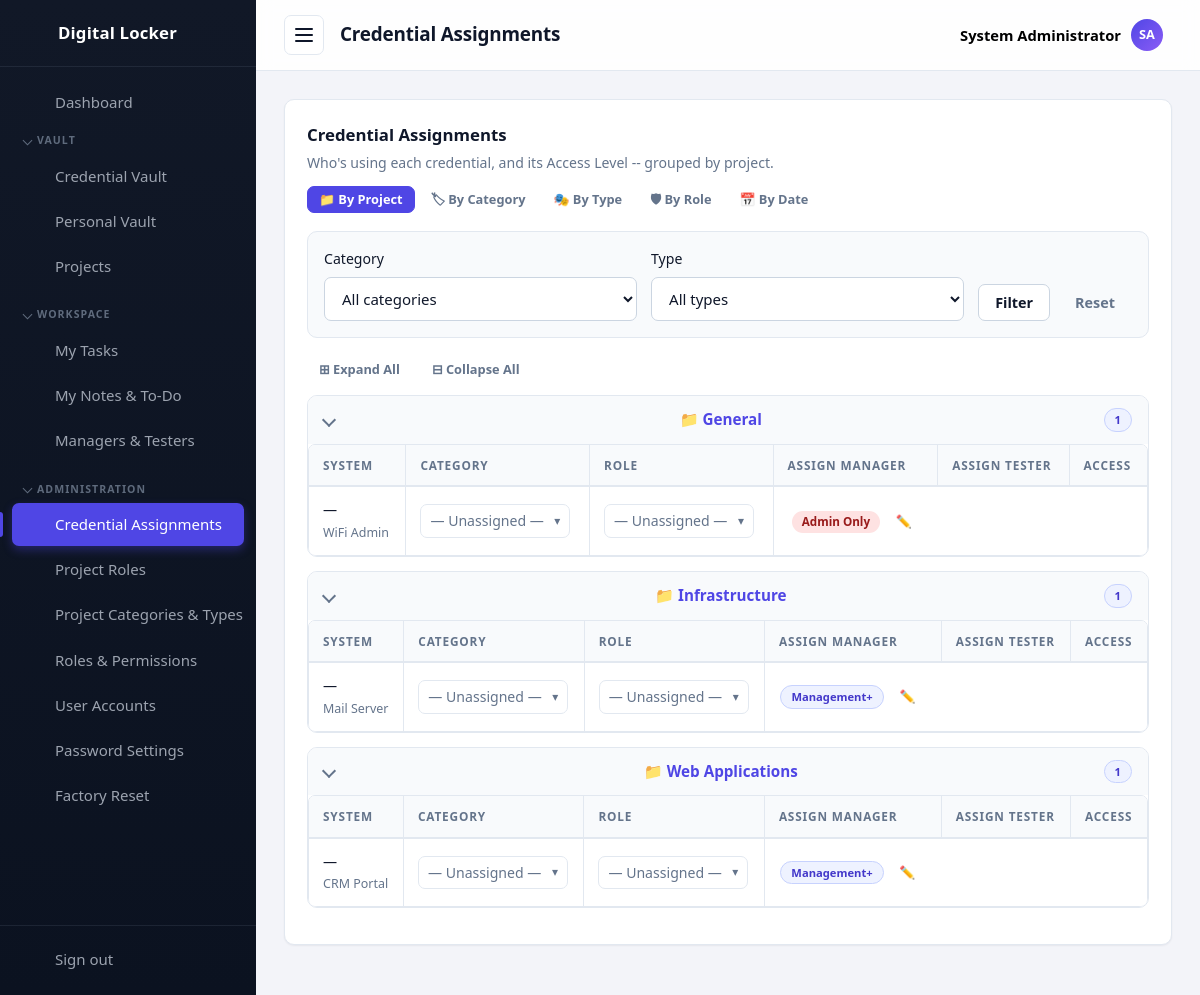
The app's page /passwords/assignments.php (signed in) with its own data.
### tables this page shows
CREATE TABLE settings (
  id          INT UNSIGNED AUTO_INCREMENT PRIMARY KEY,
  setting_key VARCHAR(60) NOT NULL UNIQUE,
  setting_value TEXT NULL
);

CREATE TABLE users (
  id            INT UNSIGNED AUTO_INCREMENT PRIMARY KEY,
  username      VARCHAR(50)  NOT NULL UNIQUE,
  email         VARCHAR(120) NOT NULL UNIQUE,
  full_name     VARCHAR(120) NOT NULL DEFAULT '',
  password_hash VARCHAR(255) NOT NULL,
  is_active     TINYINT(1)   NOT NULL DEFAULT 1,
  last_login    DATETIME     NULL,
  created_at    TIMESTAMP DEFAULT CURRENT_TIMESTAMP
);

CREATE TABLE passwords (
  id            INT UNSIGNED AUTO_INCREMENT PRIMARY KEY,
  title         VARCHAR(150) NOT NULL,
  category      VARCHAR(60)  NOT NULL DEFAULT '',
  username      VARCHAR(120) NOT NULL DEFAULT '',
  email         VARCHAR(120) NOT NULL DEFAULT '',
  phone         VARCHAR(40)  NOT NULL DEFAULT '',
  encrypted     TEXT         NOT NULL,
  url           VARCHAR(255) NOT NULL DEFAULT '',
  notes         TEXT,
  extra_info    TEXT,
  project_id    INT UNSIGNED NULL,
  assigned_to   INT UNSIGNED NULL,
  created_by    INT UNSIGNED NULL,
  created_at    TIMESTAMP DEFAULT CURRENT_TIMESTAMP,
  updated_at    TIMESTAMP DEFAULT CURRENT_TIMESTAMP ON UPDATE CURRENT_TIMESTAMP,
  CONSTRAINT fk_p_project  FOREIGN KEY (project_id)  REFERENCES projects(id) ON DELETE SET NULL,
  CONSTRAINT fk_p_assigned FOREIGN KEY (assigned_to) REFERENCES users(id)    ON DELETE SET NULL,
  CONSTRAINT fk_p_creator  FOREIGN KEY (created_by)  REFERENCES users(id)    ON DELETE SET NULL
);

CREATE TABLE projects (
  id          INT UNSIGNED AUTO_INCREMENT PRIMARY KEY,
  name        VARCHAR(100) NOT NULL UNIQUE,
  client      VARCHAR(80)  NOT NULL DEFAULT '',
  category    VARCHAR(60)  NOT NULL DEFAULT '',
  type        VARCHAR(60)  NOT NULL DEFAULT '',
  role        VARCHAR(80)  NOT NULL DEFAULT '',
  description VARCHAR(255) NOT NULL DEFAULT '',
  created_at  TIMESTAMP DEFAULT CURRENT_TIMESTAMP
);

### passwords/assignments.php (the view, shortened to what the rows shown need)
<?php
require_once __DIR__ . '/../includes/init.php';
$isAdmin = isAdministrator();
$pageTitle = 'Credential Assignments';
$managerUsers = [];
$testerUsers = [];
foreach (usersGroupedByRole() as $ug) {
    if ($ug['label'] === 'Managers') {
        $managerUsers = $ug['users'];
    } elseif ($ug['label'] === 'Testers') {
        $testerUsers = $ug['users'];
    }
}
$returnTo = BASE_URL . '/passwords/assignments.php';
$groupBy = in_array($_GET['group'] ?? '', ['category', 'type', 'role', 'date'], true) ? $_GET['group'] : 'project';
$filterCategory = trim($_GET['category'] ?? '');
$filterType     = trim($_GET['type'] ?? '');
$sql = 'SELECT p.id, p.title, p.category, p.project_id, p.created_at, pr.name AS project_name,
               GROUP_CONCAT(DISTINCT r.id, ":", r.name ORDER BY r.name SEPARATOR "||") AS role_pairs
          FROM passwords p
          LEFT JOIN projects pr ON pr.id = p.project_id
          LEFT JOIN password_roles pr2 ON pr2.password_id = p.id
          LEFT JOIN roles r ON r.id = pr2.role_id
         WHERE 1=1';
$params = [];
$sql .= ' GROUP BY p.id ORDER BY p.title ASC';
$stmt = $db->prepare($sql);
$stmt->execute($params);
$rows = $stmt->fetchAll();
$assigneesByPassword = [];
function assignmentGroupKeysFor(array $row, string $groupBy): array
{
    switch ($groupBy) {
        default:
            return [[$row['project_id'] ?: 0, $row['project_name'] ?: 'No project', '📁']];
    }
}
$groups = [];
foreach ($rows as $row) {
    foreach (assignmentGroupKeysFor($row, $groupBy) as [$key, $label, $icon]) {
        if (!isset($groups[$key])) {
            $groups[$key] = [
                'label'      => $label,
                'icon'       => $icon,
                'project_id' => $groupBy === 'project' ? $row['project_id'] : null,
                'rows'       => [],
            ];
        }
        $groups[$key]['rows'][] = $row;
    }
}
function renderAssigneeCell(int $passwordId, string $kind, array $candidates, array $current, bool $editable, string $returnTo): string
{
    $names = $current
        ? implode(', ', array_map(static fn ($c) => e($c['name']), $current))
        : '<span class="muted">— Unassigned —</span>';
    $currentIds = array_column($current, 'id');
    $html = '<details class="assignee-picker">'
          . '<summary class="assignee-picker__summary">' . $names . ' <span class="assignee-picker__caret">▾</span></summary>'
          . '<form method="post" action="update_assigned.php" class="assignee-picker__panel">'
          . csrf_field()
          . '<input type="hidden" name="id" value="' . $passwordId . '">'
          . '<input type="hidden" name="kind" value="' . e($kind) . '">'
          . '<input type="hidden" name="return_to" value="' . e($returnTo) . '">';
    foreach ($candidates as $u) {
        $uid = (int) $u['id'];
        $checked = in_array($uid, $currentIds, true) ? ' checked' : '';
        $html .= '<label class="assignee-picker__option"><input type="checkbox" name="user_ids[]" value="' . $uid . '"' . $checked . '> '
               . e($u['full_name'] ?: $u['username']) . '</label>';
    }
    $html .= '<button type="submit" class="btn btn--small">Save</button></form></details>';
    return $html;
}
require __DIR__ . '/../includes/header.php';
?>
<div class="card">
    <div class="card__header card__header--stack">
        <div>
            <h2 class="card__title">Credential Assignments</h2>
        </div>
    </div>
    <?php if (!$rows): ?>
        <p class="muted"><?= ($filterCategory !== '' || $filterType !== '') ? 'No credentials match your filters.' : 'No credentials yet.' ?></p>
    <?php else: ?>
        <?php foreach ($groups as $group): ?>
            <details class="vault-group" open>
                <summary class="vault-group__summary">
                    <span><?= e($group['icon']) ?> <?= $group['project_id'] ? '<a href="' . BASE_URL . '/projects/view.php?id=' . (int) $group['project_id'] . '">' . e($group['label']) . '</a>' : e($group['label']) ?></span>
                    <span class="badge badge--role"><?= count($group['rows']) ?></span>
                </summary>
                <div class="table-wrap">
                <table class="table">
                    <thead>
                        <tr>
                            <th>System</th>
                            <th>Category</th>
                            <th>Role</th>
                            <th>Assign Manager</th>
                            <th>Assign Tester</th>
                            <th class="table__actions">Access</th>
                        </tr>
                    </thead>
                    <tbody>
                    <?php foreach ($group['rows'] as $i => $row): ?>
                        <?php
                        $pid = (int) $row['id'];
                        $currentManagers = $assigneesByPassword[$pid]['manager'] ?? [];
                        $currentTesters  = $assigneesByPassword[$pid]['tester'] ?? [];
                        ?>
                        <tr>
                            <td>
                                <?php $roleParts = splitLoginRoleTitle($row['title']); ?>
                                <div><?= $roleParts['role'] !== '' ? '<span class="badge badge--role">' . e($roleParts['role']) . '</span>' : '—' ?></div>
                                <a class="muted" style="font-size:0.78rem" href="view.php?id=<?= $pid ?>"><?= e($roleParts['base']) ?></a>
                            </td>
                            <td><?= renderAssigneeCell($pid, 'manager', $managerUsers, $currentManagers, $isAdmin, $returnTo) ?></td>
                            <td><?= renderAssigneeCell($pid, 'tester', $testerUsers, $currentTesters, true, $returnTo) ?></td>
                            <td class="table__actions">
                                <?php if ($row['role_pairs']): ?>
                                    <?php foreach (explode('||', $row['role_pairs']) as $pair): ?>
                                        <?php [, $roleName] = explode(':', $pair, 2); ?>
                                        <span class="badge <?= $roleName === 'Administrator' ? 'badge--danger' : 'badge--role' ?>"><?= e(accessLabel($roleName)) ?></span>
                                    <?php endforeach; ?>
                                <?php else: ?>
                                    <span class="badge badge--success">All Staff</span>
                                <?php endif; ?>
                                <a class="btn btn--small btn--ghost" href="edit.php?id=<?= $pid ?>" title="Change Access Level">✏️</a>
                            </td>
                        </tr>
                    <?php endforeach; ?>
                    </tbody>
                </table>
                </div>
            </details>
        <?php endforeach; ?>
    <?php endif; ?>
</div>
<?php require __DIR__ . '/../includes/footer.php'; ?>

### includes/header.php (shortened to what the rows shown need)
<?php
require_once __DIR__ . '/init.php';
$currentUser = currentUser();
function navIcon(string $name): string
{
    $icons = [
        'dashboard' => '<path d="M3 3h8v8H3zM13 3h8v5h-8zM13 12h8v9h-8zM3 15h8v6H3z"/>',
        'passwords' => '<circle cx="8" cy="15" r="4"/><path d="M10.8 12.2L21 2M18 5l3 3M15.5 7.5l2 2"/>',
        'personal'  => '<circle cx="12" cy="8" r="4"/><path d="M4 21c0-4.4 3.6-7 8-7s8 2.6 8 7"/>',
        'export'    => '<path d="M12 3v12M8 11l4 4 4-4M4 17v3h16v-3"/>',
        'projects'  => '<path d="M3 7a2 2 0 0 1 2-2h4l2 2h8a2 2 0 0 1 2 2v9a2 2 0 0 1-2 2H5a2 2 0 0 1-2-2z"/>',
        'tasks'     => '<path d="M9 5H7a2 2 0 0 0-2 2v12a2 2 0 0 0 2 2h10a2 2 0 0 0 2-2V7a2 2 0 0 0-2-2h-2"/><rect x="9" y="3" width="6" height="4" rx="1"/><path d="M9 12l2 2 4-4"/>',
        'notes'     => '<path d="M6 3h9l5 5v13a1 1 0 0 1-1 1H6a1 1 0 0 1-1-1V4a1 1 0 0 1 1-1z"/><path d="M15 3v5h5M8 13h8M8 17h5"/>',
        'team'      => '<circle cx="9" cy="8" r="3.5"/><path d="M2.5 20c0-3.5 3-5.5 6.5-5.5s6.5 2 6.5 5.5M16 4.5a3.5 3.5 0 0 1 0 7M17.5 14.5c2.5.6 4 2.3 4 5.5"/>',
        'categories' => '<path d="M4 4h7v7H4zM13 4h7v7h-7zM4 13h7v7H4zM13 13h7v7h-7z"/>',
        'assignments' => '<circle cx="9" cy="7" r="4"/><path d="M2.5 21c0-4 3-6.5 6.5-6.5s6.5 2.5 6.5 6.5"/><path d="M17 8l2 2 4-4"/>',
        'roles'     => '<path d="M12 3l8 3v6c0 4.5-3.2 7.6-8 9-4.8-1.4-8-4.5-8-9V6z"/><path d="M9 12l2 2 4-4"/>',
        'users'     => '<circle cx="9" cy="8" r="3.5"/><path d="M2.5 20c0-3.5 3-5.5 6.5-5.5s6.5 2 6.5 5.5M16 4.5a3.5 3.5 0 0 1 0 7M17.5 14.5c2.5.6 4 2.3 4 5.5"/>',
        'settings'  => '<path d="M4 7h10M18 7h2M4 17h2M10 17h10"/><circle cx="16" cy="7" r="2.5"/><circle cx="8" cy="17" r="2.5"/>',
        'reset'     => '<path d="M3 12a9 9 0 1 1 3 6.7"/><path d="M3 21v-5h5"/>',
        'logout'    => '<path d="M14 4H5v16h9M10 12h11M18 8l4 4-4 4"/>',
        'lock'      => '<rect x="5" y="11" width="14" height="10" rx="2"/><path d="M8 11V8a4 4 0 0 1 8 0v3M12 15v3"/>',
    ];
    return '<svg class="icon" width="24" height="24" viewBox="0 0 24 24" fill="none" stroke="currentColor" stroke-width="2" stroke-linecap="round" stroke-linejoin="round" aria-hidden="true">' . ($icons[$name] ?? '') . '</svg>';
}
?>
<!DOCTYPE html>
<html lang="en">
<head>
    <title><?= e(pageTitle($pageTitle)) ?></title>
    <link rel="stylesheet" href="<?= e(assetUrl('/assets/css/style.css')) ?>">
</head>
<body data-autolock="<?= (int) setting('auto_lock_minutes', '0') ?>" data-confirm-reveal="<?= (int) setting('require_confirm_reveal', '0') ?>" data-lock-url="<?= e(BASE_URL . '/lock.php') ?>">
<div class="layout">
    <aside class="sidebar" id="sidebar">
        <a class="sidebar__brand" href="<?= BASE_URL ?>/dashboard.php" aria-label="<?= e(appName()) ?>">
            <?= navIcon('lock') ?>
            <span class="sidebar__brand-text"><?= e(appName()) ?></span>
        </a>
    </aside>
    <div class="main">
        <header class="topbar">
            <h1 class="topbar__title"><?= e($pageTitle) ?></h1>
            <div class="topbar__user" id="user-menu">
                <button type="button" class="topbar__user-btn" id="user-menu-toggle" aria-haspopup="true" aria-expanded="false">
                    <span class="topbar__user-name"><?= e($currentUser['full_name'] ?: $currentUser['username']) ?></span>
                    <span class="topbar__avatar"><?= e(initials($currentUser['full_name'] ?: $currentUser['username'])) ?></span>
                </button>
            </div>
        </header>
        <main class="content">

### records on screen
settings: setting_value "Digital Locker"
users: full_name "System Administrator", full_name "SA"
passwords: icon "📁", project.name "General", count($group['rows']) "1", title "WiFi Admin", roleName "Admin Only"
passwords: icon "📁", project.name "Infrastructure", count($group['rows']) "1", title "Mail Server", roleName "Management+"
passwords: icon "📁", project.name "Web Applications", count($group['rows']) "1", title "CRM Portal", roleName "Management+"

### other values on screen
$navGroup['label'] "VAULT"
$navItem['label'] "Credential Vault"
$navItem['label'] "Personal Vault"
$navItem['label'] "Projects"
$navGroup['label'] "WORKSPACE"
$navItem['label'] "My Tasks"
$navItem['label'] "My Notes & To-Do"
$navItem['label'] "Managers & Testers"
$navGroup['label'] "ADMINISTRATION"
$navItem['label'] "Credential Assignments"
$navItem['label'] "Project Roles"
$navItem['label'] "Project Categories & Types"
$navItem['label'] "Roles & Permissions"
$navItem['label'] "User Accounts"
$navItem['label'] "Password Settings"
